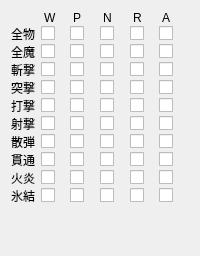
             <widget class="QWidget" name="weakpointEditTab1">
              <attribute name="title">
               <string>Page 1</string>
              </attribute>
              <layout class="QGridLayout">
               <property name="spacing">
                <number>0</number>
               </property>
               <item row="0" column="1">
                <widget class="QLabel" name="weakpointEditLabel1">
                 <property name="text">
                  <string>W</string>
                 </property>
                 <property name="alignment">
                  <set>Qt::AlignLeading|Qt::AlignLeft|Qt::AlignVCenter</set>
                 </property>
                 <property name="indent">
                  <number>3</number>
                 </property>
                </widget>
               </item>
               <item row="0" column="2">
                <widget class="QLabel" name="protectionEditLabel1">
                 <property name="text">
                  <string>P</string>
                 </property>
                 <property name="alignment">
                  <set>Qt::AlignLeading|Qt::AlignLeft|Qt::AlignVCenter</set>
                 </property>
                 <property name="indent">
                  <number>3</number>
                 </property>
                </widget>
               </item>
               <item row="0" column="3">
                <widget class="QLabel" name="nullEditLabel1">
                 <property name="text">
                  <string>N</string>
                 </property>
                 <property name="alignment">
                  <set>Qt::AlignLeading|Qt::AlignLeft|Qt::AlignVCenter</set>
                 </property>
                 <property name="indent">
                  <number>3</number>
                 </property>
                </widget>
               </item>
               <item row="0" column="4">
                <widget class="QLabel" name="reflectEditLabel1">
                 <property name="text">
                  <string>R</string>
                 </property>
                 <property name="alignment">
                  <set>Qt::AlignLeading|Qt::AlignLeft|Qt::AlignVCenter</set>
                 </property>
                 <property name="indent">
                  <number>3</number>
                 </property>
                </widget>
               </item>
               <item row="0" column="5">
                <widget class="QLabel" name="absorbEditLabel1">
                 <property name="text">
                  <string>A</string>
                 </property>
                 <property name="alignment">
                  <set>Qt::AlignLeading|Qt::AlignLeft|Qt::AlignVCenter</set>
                 </property>
                 <property name="indent">
                  <number>3</number>
                 </property>
                </widget>
               </item>
               <item row="1" column="0">
                <widget class="QLabel" name="wpAllPhysicalEditLabel">
                 <property name="text">
                  <string>全物</string>
                 </property>
                </widget>
               </item>
               <item row="1" column="1">
                <widget class="QCheckBox" name="weakpointAllPhysicalEdit"/>
               </item>
               <item row="1" column="2">
                <widget class="QCheckBox" name="protectionAllPhysicalEdit"/>
               </item>
               <item row="1" column="3">
                <widget class="QCheckBox" name="nullAllPhysicalEdit"/>
               </item>
               <item row="1" column="4">
                <widget class="QCheckBox" name="reflectAllPhysicalEdit"/>
               </item>
               <item row="1" column="5">
                <widget class="QCheckBox" name="absorbAllPhysicalEdit"/>
               </item>
               <item row="2" column="0">
                <widget class="QLabel" name="wpAllMagicEditLabel">
                 <property name="text">
                  <string>全魔</string>
                 </property>
                </widget>
               </item>
               <item row="2" column="1">
                <widget class="QCheckBox" name="weakpointAllMagicEdit"/>
               </item>
               <item row="2" column="2">
                <widget class="QCheckBox" name="protectionAllMagicEdit"/>
               </item>
               <item row="2" column="3">
                <widget class="QCheckBox" name="nullAllMagicEdit"/>
               </item>
               <item row="2" column="4">
                <widget class="QCheckBox" name="reflectAllMagicEdit"/>
               </item>
               <item row="2" column="5">
                <widget class="QCheckBox" name="absorbAllMagicEdit"/>
               </item>
               <item row="3" column="0">
                <widget class="QLabel" name="wpSlashEditLabel">
                 <property name="text">
                  <string>斬撃</string>
                 </property>
                </widget>
               </item>
               <item row="3" column="1">
                <widget class="QCheckBox" name="weakpointSlashEdit"/>
               </item>
               <item row="3" column="2">
                <widget class="QCheckBox" name="protectionSlashEdit"/>
               </item>
               <item row="3" column="3">
                <widget class="QCheckBox" name="nullSlashEdit"/>
               </item>
               <item row="3" column="4">
                <widget class="QCheckBox" name="reflectSlashEdit"/>
               </item>
               <item row="3" column="5">
                <widget class="QCheckBox" name="absorbSlashEdit"/>
               </item>
               <item row="4" column="0">
                <widget class="QLabel" name="wpAssaultEditLabel">
                 <property name="text">
                  <string>突撃</string>
                 </property>
                </widget>
               </item>
               <item row="4" column="1">
                <widget class="QCheckBox" name="weakpointAssaultEdit"/>
               </item>
               <item row="4" column="2">
                <widget class="QCheckBox" name="protectionAssaultEdit"/>
               </item>
               <item row="4" column="3">
                <widget class="QCheckBox" name="nullAssaultEdit"/>
               </item>
               <item row="4" column="4">
                <widget class="QCheckBox" name="reflectAssaultEdit"/>
               </item>
               <item row="4" column="5">
                <widget class="QCheckBox" name="absorbAssaultEdit"/>
               </item>
               <item row="5" column="0">
                <widget class="QLabel" name="wpBlowEditLabel">
                 <property name="text">
                  <string>打撃</string>
                 </property>
                </widget>
               </item>
               <item row="5" column="1">
                <widget class="QCheckBox" name="weakpointBlowEdit"/>
               </item>
               <item row="5" column="2">
                <widget class="QCheckBox" name="protectionBlowEdit"/>
               </item>
               <item row="5" column="3">
                <widget class="QCheckBox" name="nullBlowEdit"/>
               </item>
               <item row="5" column="4">
                <widget class="QCheckBox" name="reflectBlowEdit"/>
               </item>
               <item row="5" column="5">
                <widget class="QCheckBox" name="absorbBlowEdit"/>
               </item>
               <item row="6" column="0">
                <widget class="QLabel" name="wpGunEditLabel">
                 <property name="text">
                  <string>射撃</string>
                 </property>
                </widget>
               </item>
               <item row="6" column="1">
                <widget class="QCheckBox" name="weakpointGunEdit"/>
               </item>
               <item row="6" column="2">
                <widget class="QCheckBox" name="protectionGunEdit"/>
               </item>
               <item row="6" column="3">
                <widget class="QCheckBox" name="nullGunEdit"/>
               </item>
               <item row="6" column="4">
                <widget class="QCheckBox" name="reflectGunEdit"/>
               </item>
               <item row="6" column="5">
                <widget class="QCheckBox" name="absorbGunEdit"/>
               </item>
               <item row="7" column="0">
                <widget class="QLabel" name="wpShotEditLabel">
                 <property name="text">
                  <string>散弾</string>
                 </property>
                </widget>
               </item>
               <item row="7" column="1">
                <widget class="QCheckBox" name="weakpointShotEdit"/>
               </item>
               <item row="7" column="2">
                <widget class="QCheckBox" name="protectionShotEdit"/>
               </item>
               <item row="7" column="3">
                <widget class="QCheckBox" name="nullShotEdit"/>
               </item>
               <item row="7" column="4">
                <widget class="QCheckBox" name="reflectShotEdit"/>
               </item>
               <item row="7" column="5">
                <widget class="QCheckBox" name="absorbShotEdit"/>
               </item>
               <item row="8" column="0">
                <widget class="QLabel" name="wpPierceEditLabel">
                 <property name="text">
                  <string>貫通</string>
                 </property>
                </widget>
               </item>
               <item row="8" column="1">
                <widget class="QCheckBox" name="weakpointPierceEdit"/>
               </item>
               <item row="8" column="2">
                <widget class="QCheckBox" name="protectionPierceEdit"/>
               </item>
               <item row="8" column="3">
                <widget class="QCheckBox" name="nullPierceEdit"/>
               </item>
               <item row="8" column="4">
                <widget class="QCheckBox" name="reflectPierceEdit"/>
               </item>
               <item row="8" column="5">
                <widget class="QCheckBox" name="absorbPierceEdit"/>
               </item>
               <item row="9" column="0">
                <widget class="QLabel" name="wpBlazeEditLabel">
                 <property name="text">
                  <string>火炎</string>
                 </property>
                </widget>
               </item>
               <item row="9" column="1">
                <widget class="QCheckBox" name="weakpointBlazeEdit"/>
               </item>
               <item row="9" column="2">
                <widget class="QCheckBox" name="protectionBlazeEdit"/>
               </item>
               <item row="9" column="3">
                <widget class="QCheckBox" name="nullBlazeEdit"/>
               </item>
               <item row="9" column="4">
                <widget class="QCheckBox" name="reflectBlazeEdit"/>
               </item>
               <item row="9" column="5">
                <widget class="QCheckBox" name="absorbBlazeEdit"/>
               </item>
               <item row="10" column="0">
                <widget class="QLabel" name="wpFreezeEditLabel">
                 <property name="text">
                  <string>氷結</string>
                 </property>
                </widget>
               </item>
               <item row="10" column="1">
                <widget class="QCheckBox" name="weakpointFreezeEdit"/>
               </item>
               <item row="10" column="2">
                <widget class="QCheckBox" name="protectionFreezeEdit"/>
               </item>
               <item row="10" column="3">
                <widget class="QCheckBox" name="nullFreezeEdit"/>
               </item>
               <item row="10" column="4">
                <widget class="QCheckBox" name="reflectFreezeEdit"/>
               </item>
               <item row="10" column="5">
                <widget class="QCheckBox" name="absorbFreezeEdit"/>
               </item>
               <item row="11" column="0">
                <spacer>
                 <property name="orientation">
                  <enum>Qt::Vertical</enum>
                 </property>
                 <property name="sizeHint" stdset="0">
                  <size>
                   <width>20</width>
                   <height>40</height>
                  </size>
                 </property>
                </spacer>
               </item>
              </layout>
             </widget>
